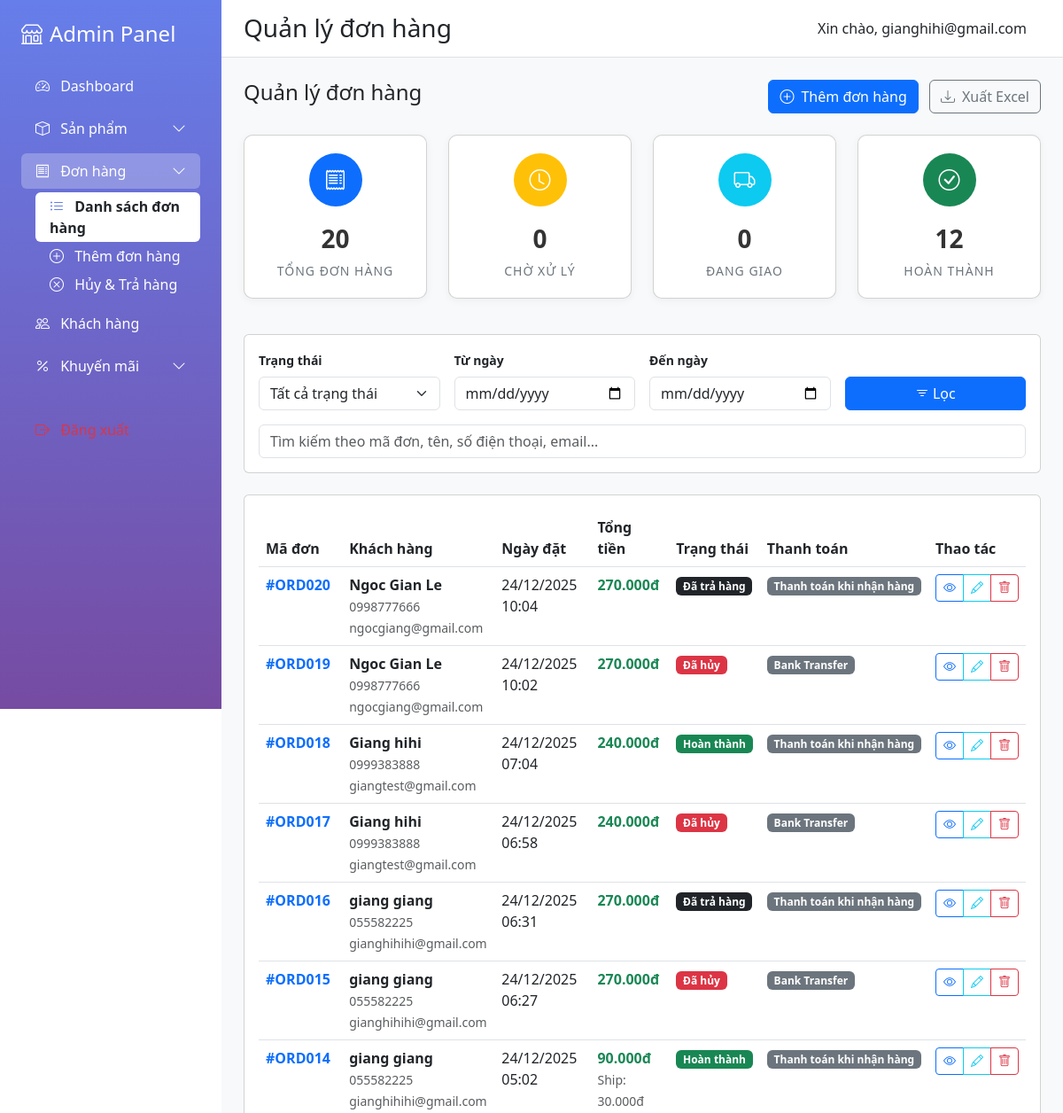
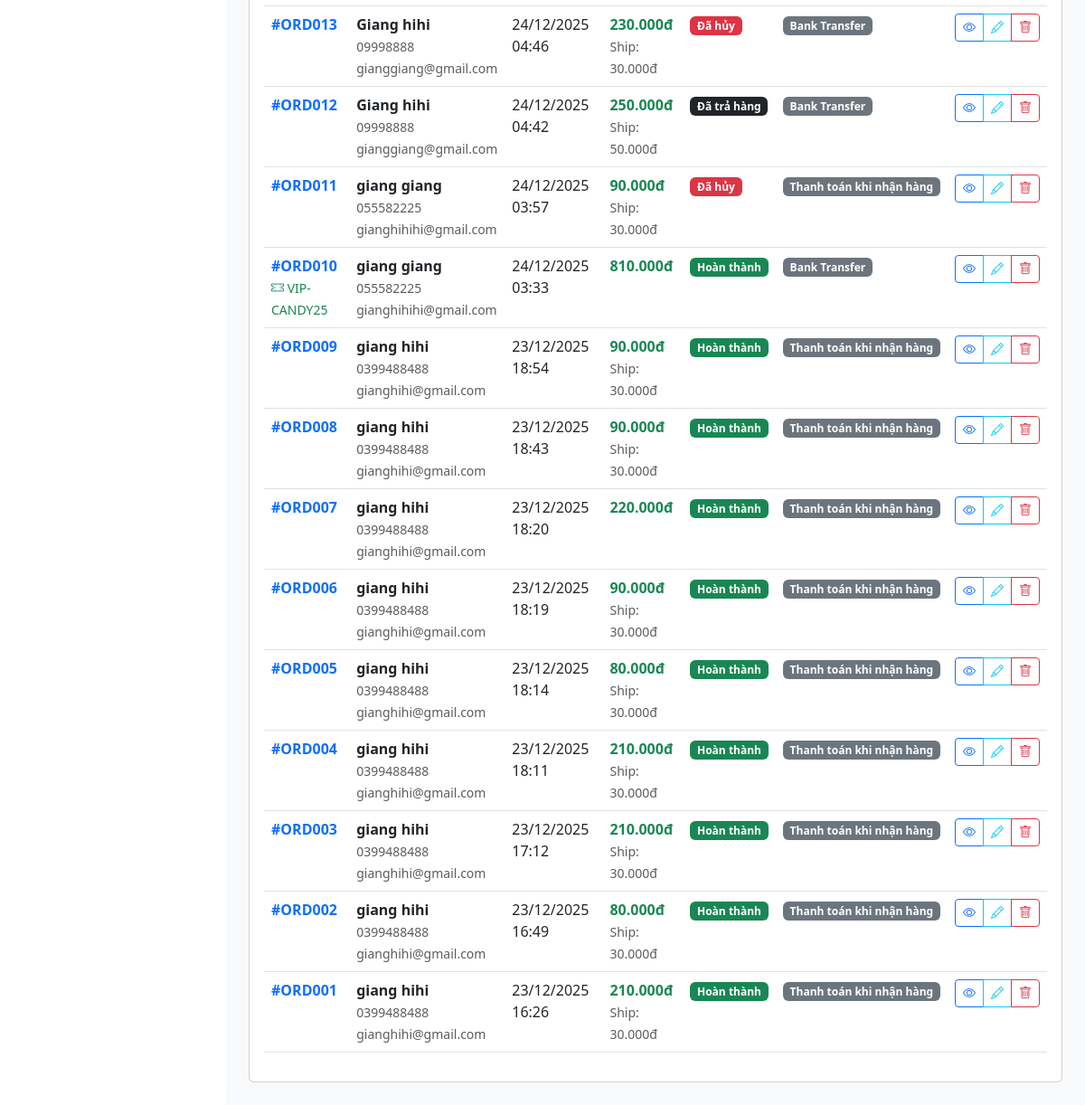
The app's page /admin/index.php?action=orders (signed in) with its own data (2 pictures, top to bottom).
### tables this page shows
CREATE TABLE `orders` (
  `OrderID` varchar(10) NOT NULL,
  `CustomerID` varchar(10) DEFAULT NULL,
  `VoucherID` varchar(10) DEFAULT NULL,
  `OrderDate` datetime DEFAULT NULL,
  `PaymentMethod` varchar(50) DEFAULT NULL,
  `ShippingMethod` varchar(50) DEFAULT NULL,
  `ShippingFee` decimal(10,2) DEFAULT NULL,
  `OrderStatus` varchar(50) DEFAULT NULL
);

CREATE TABLE `voucher` (
  `VoucherID` varchar(10) NOT NULL,
  `Code` varchar(50) DEFAULT NULL,
  `VoucherDescription` varchar(500) DEFAULT NULL,
  `DiscountPercent` decimal(5,2) DEFAULT NULL,
  `DiscountAmount` decimal(10,2) DEFAULT NULL,
  `StartDate` date DEFAULT NULL,
  `EndDate` date DEFAULT NULL,
  `MinOrder` decimal(10,2) DEFAULT NULL,
  `VoucherStatus` varchar(50) DEFAULT NULL
);

### admin/includes/helpers.php (called while the page is built, shortened)
<?php
function formatCurrency($amount) {
    return number_format($amount, 0, ',', '.') . 'đ';
}
function formatDate($date) {
    return date('d/m/Y H:i', strtotime($date));
}
function getOrderStatuses() {
    return [
        'Pending Confirmation' => 'Chờ xác nhận',
        'Pending' => 'Đang xử lý',
        'On Shipping' => 'Đang giao hàng',
        'Complete' => 'Hoàn thành',
        'Pending Cancel' => 'Chờ duyệt hủy',
        'Pending Return' => 'Chờ duyệt trả hàng',
        'Cancelled' => 'Đã hủy',
        'Returned' => 'Đã trả hàng'
    ];
}
function getStatusColor($status) {
    return match($status) {
        'Complete' => 'success',
        'On Shipping' => 'info',
        'Pending Confirmation' => 'warning',
        'Pending' => 'primary',
        'Pending Cancel' => 'danger',
        'Pending Return' => 'warning',
        'Cancelled' => 'danger',
        'Returned' => 'dark',
        default => 'secondary'
    };
}
function getStatusText($status) {
    $statuses = getOrderStatuses();
    return $statuses[$status] ?? $status;
}
function getPaymentMethods() {
    return [
        'COD' => 'Thanh toán khi nhận hàng',
        'Banking' => 'Chuyển khoản ngân hàng',
        'Momo' => 'Ví MoMo',
        'ZaloPay' => 'Ví ZaloPay',
        'VNPay' => 'VNPay',
        'Card' => 'Thẻ tín dụng/ghi nợ'
    ];
}
?>

### admin/views/orders.php (the view, shortened to what this page needs)
<?php
$start_date = $_GET['start_date'] ?? '';
$end_date = $_GET['end_date'] ?? '';
$sql = "SELECT
            o.OrderID,
            o.OrderDate,
            o.OrderStatus,
            o.PaymentMethod,
            o.ShippingMethod,
            o.ShippingFee,
            o.CustomerID,
            CONCAT(c.FirstName, ' ', c.LastName) as CustomerName,
            (SELECT addr.Phone FROM ADDRESS addr WHERE addr.CustomerID = c.CustomerID ORDER BY addr.AddressDefault DESC LIMIT 1) as CustomerPhone,
            a.Email as CustomerEmail,
            (SELECT SUM(COALESCE(s.PromotionPrice, s.OriginalPrice) * od.OrderQuantity)
             FROM ORDER_DETAIL od
             JOIN SKU s ON od.SKUID = s.SKUID
             WHERE od.OrderID = o.OrderID) as SubTotal,
            v.Code as VoucherCode,
            v.DiscountPercent,
            v.DiscountAmount
        FROM ORDERS o
        LEFT JOIN CUSTOMER c ON o.CustomerID = c.CustomerID
        LEFT JOIN ACCOUNT a ON c.AccountID = a.AccountID
        LEFT JOIN VOUCHER v ON o.VoucherID = v.VoucherID
        WHERE 1=1";
$params = [];
$sql .= " ORDER BY o.OrderDate DESC";
$stmt = $pdo->prepare($sql);
$stmt->execute($params);
$orders = $stmt->fetchAll();
$stats_sql = "SELECT
                COUNT(*) as total_orders,
                SUM(CASE WHEN OrderStatus = 'Pending' OR OrderStatus = 'Pending Confirmation' THEN 1 ELSE 0 END) as pending_orders,
                SUM(CASE WHEN OrderStatus = 'On Shipping' THEN 1 ELSE 0 END) as shipping_orders,
                SUM(CASE WHEN OrderStatus = 'Complete' THEN 1 ELSE 0 END) as completed_orders,
                SUM(CASE WHEN OrderStatus = 'Cancelled' THEN 1 ELSE 0 END) as cancelled_orders
              FROM ORDERS";
$stats = $pdo->query($stats_sql)->fetch();
?>
<div class="d-flex justify-content-between align-items-center mb-4">
    <h4>Quản lý đơn hàng</h4>
    <div>
        <a href="<?php echo BASE_URL; ?>index.php?action=add_order" class="btn btn-primary me-2">
            <i class="bi bi-plus-circle me-2"></i>Thêm đơn hàng
        </a>
        <button class="btn btn-outline-secondary" onclick="exportOrders()">
            <i class="bi bi-download me-2"></i>Xuất Excel
        </button>
    </div>
</div>
<div class="row mb-4">
    <div class="col-md-3 col-sm-6 mb-3">
        <div class="card stat-card">
            <div class="stat-icon bg-primary">
                <i class="bi bi-receipt text-white"></i>
            </div>
            <div class="stat-number"><?php echo $stats['total_orders'] ?? 0; ?></div>
            <div class="stat-label">Tổng đơn hàng</div>
        </div>
    </div>
    <div class="col-md-3 col-sm-6 mb-3">
        <div class="card stat-card">
            <div class="stat-icon bg-warning">
                <i class="bi bi-clock text-white"></i>
            </div>
            <div class="stat-number"><?php echo $stats['pending_orders'] ?? 0; ?></div>
            <div class="stat-label">Chờ xử lý</div>
        </div>
    </div>
    <div class="col-md-3 col-sm-6 mb-3">
        <div class="card stat-card">
            <div class="stat-icon bg-info">
                <i class="bi bi-truck text-white"></i>
            </div>
            <div class="stat-number"><?php echo $stats['shipping_orders'] ?? 0; ?></div>
            <div class="stat-label">Đang giao</div>
        </div>
    </div>
    <div class="col-md-3 col-sm-6 mb-3">
        <div class="card stat-card">
            <div class="stat-icon bg-success">
                <i class="bi bi-check-circle text-white"></i>
            </div>
            <div class="stat-number"><?php echo $stats['completed_orders'] ?? 0; ?></div>
            <div class="stat-label">Hoàn thành</div>
        </div>
    </div>
</div>
<div class="card mb-4">
    <div class="card-body">
        <form method="GET" class="row g-3">
            <div class="col-md-3">
                <label class="form-label small fw-semibold">Trạng thái</label>
                <select name="status" class="form-select" onchange="this.form.submit()">
                    <option value="">Tất cả trạng thái</option>
                </select>
            </div>
            <div class="col-md-3">
                <label class="form-label small fw-semibold">Từ ngày</label>
                <input type="date" name="start_date" class="form-control"
                    value="<?php echo htmlspecialchars($start_date); ?>">
            </div>
            <div class="col-md-3">
                <label class="form-label small fw-semibold">Đến ngày</label>
                <input type="date" name="end_date" class="form-control"
                    value="<?php echo htmlspecialchars($end_date); ?>">
            </div>
            <div class="col-md-3 d-flex align-items-end">
                <button type="submit" class="btn btn-primary w-100">
                    <i class="bi bi-filter me-1"></i>Lọc
                </button>
            </div>
        </form>
        <div class="mt-3">
            <input type="text" id="searchInput" class="form-control"
                placeholder="Tìm kiếm theo mã đơn, tên, số điện thoại, email..." onkeyup="filterOrders()">
        </div>
    </div>
</div>
<div class="card">
    <div class="card-body">
        <div class="table-responsive">
            <table class="table table-hover" id="ordersTable">
                <thead>
                    <tr>
                        <th>Mã đơn</th>
                        <th>Khách hàng</th>
                        <th>Ngày đặt</th>
                        <th>Tổng tiền</th>
                        <th>Trạng thái</th>
                        <th>Thanh toán</th>
                        <th>Thao tác</th>
                    </tr>
                </thead>
                <tbody>
                    <?php if (empty($orders)): ?>
                        <tr>
                            <td colspan="7" class="text-center py-4">
                                <i class="bi bi-inbox display-6 text-muted d-block mb-2"></i>
                                Không có đơn hàng nào
                            </td>
                        </tr>
                    <?php else: ?>
                        <?php foreach ($orders as $order):
                            $subTotal = $order['SubTotal'] ?? 0;
                            $discount = 0;
                            if (!empty($order['DiscountPercent'])) {
                                $discount = $subTotal * $order['DiscountPercent'] / 100;
                            } elseif (!empty($order['DiscountAmount'])) {
                                $discount = $order['DiscountAmount'];
                            }
                            $total = $subTotal - $discount + ($order['ShippingFee'] ?? 0);
                            ?>
                            <tr>
                                <td>
                                    <strong class="text-primary">#<?php echo htmlspecialchars($order['OrderID']); ?></strong>
                                    <?php if ($order['VoucherCode']): ?>
                                        <br><small class="text-success"><i class="bi bi-ticket-perforated"></i>
                                            <?php echo htmlspecialchars($order['VoucherCode']); ?></small>
                                    <?php endif; ?>
                                </td>
                                <td>
                                    <?php if ($order['CustomerName']): ?>
                                        <div><strong><?php echo htmlspecialchars(trim($order['CustomerName'])); ?></strong></div>
                                        <small
                                            class="text-muted"><?php echo htmlspecialchars($order['CustomerPhone'] ?? ''); ?></small>
                                        <?php if ($order['CustomerEmail']): ?>
                                            <br><small
                                                class="text-muted"><?php echo htmlspecialchars($order['CustomerEmail']); ?></small>
                                        <?php endif; ?>
                                    <?php else: ?>
                                        <span class="text-muted">Khách vãng lai</span>
                                    <?php endif; ?>
                                </td>
                                <td><?php echo formatDate($order['OrderDate']); ?></td>
                                <td>
                                    <strong class="text-success"><?php echo formatCurrency($total); ?></strong>
                                    <?php if ($order['ShippingFee'] > 0): ?>
                                        <br><small class="text-muted">Ship:
                                            <?php echo formatCurrency($order['ShippingFee']); ?></small>
                                    <?php endif; ?>
                                </td>
                                <td>
                                    <span class="badge bg-<?php echo getStatusColor($order['OrderStatus']); ?>">
                                        <?php echo getStatusText($order['OrderStatus']); ?>
                                    </span>
                                </td>
                                <td>
                                    <span class="badge bg-secondary">
                                        <?php
                                        $paymentMethods = getPaymentMethods();
                                        echo $paymentMethods[$order['PaymentMethod']] ?? $order['PaymentMethod'];
                                        ?>
                                    </span>
                                </td>
                                <td>
                                    <div class="btn-group btn-group-sm">
                                        <a href="<?php echo BASE_URL; ?>index.php?action=view_order&id=<?php echo $order['OrderID']; ?>"
                                            class="btn btn-outline-primary" title="Xem chi tiết">
                                            <i class="bi bi-eye"></i>
                                        </a>
                                        <button class="btn btn-outline-info"
                                            onclick="showUpdateStatusModal('<?php echo $order['OrderID']; ?>', '<?php echo $order['OrderStatus']; ?>')"
                                            title="Cập nhật trạng thái">
                                            <i class="bi bi-pencil"></i>
                                        </button>
                                        <button class="btn btn-outline-danger"
                                            onclick="showDeleteModal('<?php echo $order['OrderID']; ?>')" title="Xóa đơn hàng">
                                            <i class="bi bi-trash"></i>
                                        </button>
                                    </div>
                                </td>
                            </tr>
                        <?php endforeach; ?>
                    <?php endif; ?>
                </tbody>
            </table>
        </div>
    </div>
</div>

### admin/index.php (style rules this page uses)
.stat-card { background: white; border-radius: 10px; padding: 20px; box-shadow: 0 2px 10px rgba(0,0,0,0.05); }

### admin/views/orders.php (style rules this page uses)
.stat-card { text-align: center; padding: 20px; border-radius: 10px; background: white; box-shadow: 0 2px 10px rgba(0, 0, 0, 0.05); transition: transform 0.3s; }
.stat-icon { width: 60px; height: 60px; border-radius: 50%; display: flex; align-items: center; justify-content: center; margin: 0 auto 15px; font-size: 24px; }
.stat-number { font-size: 28px; font-weight: 700; color: #333; margin-bottom: 5px; }
.stat-label { color: #6c757d; font-size: 14px; text-transform: uppercase; letter-spacing: 1px; }

### records on screen
orders: OrderID "ORD020", CustomerName "Ngoc Gian Le", CustomerPhone "0998777666", CustomerEmail "ngocgiang@gmail.com", OrderDate "24/12/2025 10:04", total "270.000đ", OrderStatus "Đã trả hàng", PaymentMethod "Thanh toán khi nhận hàng"
orders: OrderID "ORD019", CustomerName "Ngoc Gian Le", CustomerPhone "0998777666", CustomerEmail "ngocgiang@gmail.com", OrderDate "24/12/2025 10:02", total "270.000đ", OrderStatus "Đã hủy", PaymentMethod "Bank Transfer"
orders: OrderID "ORD018", CustomerName "Giang hihi", CustomerPhone "0999383888", CustomerEmail "giangtest@gmail.com", OrderDate "24/12/2025 07:04", total "240.000đ", OrderStatus "Hoàn thành", PaymentMethod "Thanh toán khi nhận hàng"
orders: OrderID "ORD017", CustomerName "Giang hihi", CustomerPhone "0999383888", CustomerEmail "giangtest@gmail.com", OrderDate "24/12/2025 06:58", total "240.000đ", OrderStatus "Đã hủy", PaymentMethod "Bank Transfer"
orders: OrderID "ORD016", CustomerName "giang giang", CustomerPhone "055582225", CustomerEmail "gianghihihi@gmail.com", OrderDate "24/12/2025 06:31", total "270.000đ", OrderStatus "Đã trả hàng", PaymentMethod "Thanh toán khi nhận hàng"
orders: OrderID "ORD015", CustomerName "giang giang", CustomerPhone "055582225", CustomerEmail "gianghihihi@gmail.com", OrderDate "24/12/2025 06:27", total "270.000đ", OrderStatus "Đã hủy", PaymentMethod "Bank Transfer"
orders: OrderID "ORD014", CustomerName "giang giang", CustomerPhone "055582225", CustomerEmail "gianghihihi@gmail.com", OrderDate "24/12/2025 05:02", total "90.000đ", ShippingFee "30.000đ", OrderStatus "Hoàn thành", PaymentMethod "Thanh toán khi nhận hàng"
orders: OrderID "ORD013", CustomerName "Giang hihi", CustomerPhone "09998888", CustomerEmail "gianggiang@gmail.com", OrderDate "24/12/2025 04:46", total "230.000đ", ShippingFee "30.000đ", OrderStatus "Đã hủy", PaymentMethod "Bank Transfer"
orders: OrderID "ORD012", CustomerName "Giang hihi", CustomerPhone "09998888", CustomerEmail "gianggiang@gmail.com", OrderDate "24/12/2025 04:42", total "250.000đ", ShippingFee "50.000đ", OrderStatus "Đã trả hàng", PaymentMethod "Bank Transfer"
orders: OrderID "ORD011", CustomerName "giang giang", CustomerPhone "055582225", CustomerEmail "gianghihihi@gmail.com", OrderDate "24/12/2025 03:57", total "90.000đ", ShippingFee "30.000đ", OrderStatus "Đã hủy", PaymentMethod "Thanh toán khi nhận hàng"
orders: OrderID "ORD010", VoucherID.Code "VIP-CANDY25", CustomerName "giang giang", CustomerPhone "055582225", CustomerEmail "gianghihihi@gmail.com", OrderDate "24/12/2025 03:33", total "810.000đ", OrderStatus "Hoàn thành", PaymentMethod "Bank Transfer"
orders: OrderID "ORD009", CustomerName "giang hihi", CustomerPhone "0399488488", CustomerEmail "gianghihi@gmail.com", OrderDate "23/12/2025 18:54", total "90.000đ", ShippingFee "30.000đ", OrderStatus "Hoàn thành", PaymentMethod "Thanh toán khi nhận hàng"
orders: OrderID "ORD008", CustomerName "giang hihi", CustomerPhone "0399488488", CustomerEmail "gianghihi@gmail.com", OrderDate "23/12/2025 18:43", total "90.000đ", ShippingFee "30.000đ", OrderStatus "Hoàn thành", PaymentMethod "Thanh toán khi nhận hàng"
orders: OrderID "ORD007", CustomerName "giang hihi", CustomerPhone "0399488488", CustomerEmail "gianghihi@gmail.com", OrderDate "23/12/2025 18:20", total "220.000đ", OrderStatus "Hoàn thành", PaymentMethod "Thanh toán khi nhận hàng"
orders: OrderID "ORD006", CustomerName "giang hihi", CustomerPhone "0399488488", CustomerEmail "gianghihi@gmail.com", OrderDate "23/12/2025 18:19", total "90.000đ", ShippingFee "30.000đ", OrderStatus "Hoàn thành", PaymentMethod "Thanh toán khi nhận hàng"
orders: OrderID "ORD005", CustomerName "giang hihi", CustomerPhone "0399488488", CustomerEmail "gianghihi@gmail.com", OrderDate "23/12/2025 18:14", total "80.000đ", ShippingFee "30.000đ", OrderStatus "Hoàn thành", PaymentMethod "Thanh toán khi nhận hàng"
orders: OrderID "ORD004", CustomerName "giang hihi", CustomerPhone "0399488488", CustomerEmail "gianghihi@gmail.com", OrderDate "23/12/2025 18:11", total "210.000đ", ShippingFee "30.000đ", OrderStatus "Hoàn thành", PaymentMethod "Thanh toán khi nhận hàng"
orders: OrderID "ORD003", CustomerName "giang hihi", CustomerPhone "0399488488", CustomerEmail "gianghihi@gmail.com", OrderDate "23/12/2025 17:12", total "210.000đ", ShippingFee "30.000đ", OrderStatus "Hoàn thành", PaymentMethod "Thanh toán khi nhận hàng"
orders: OrderID "ORD002", CustomerName "giang hihi", CustomerPhone "0399488488", CustomerEmail "gianghihi@gmail.com", OrderDate "23/12/2025 16:49", total "80.000đ", ShippingFee "30.000đ", OrderStatus "Hoàn thành", PaymentMethod "Thanh toán khi nhận hàng"
orders: OrderID "ORD001", CustomerName "giang hihi", CustomerPhone "0399488488", CustomerEmail "gianghihi@gmail.com", OrderDate "23/12/2025 16:26", total "210.000đ", ShippingFee "30.000đ", OrderStatus "Hoàn thành", PaymentMethod "Thanh toán khi nhận hàng"

### other values on screen
$titles[$action] "Quản lý đơn hàng"
$_SESSION['admin_email'] "gianghihi@gmail.com"
$stats['total_orders'] "20"
$stats['pending_orders'] "0"
$stats['shipping_orders'] "0"
$stats['completed_orders'] "12"
